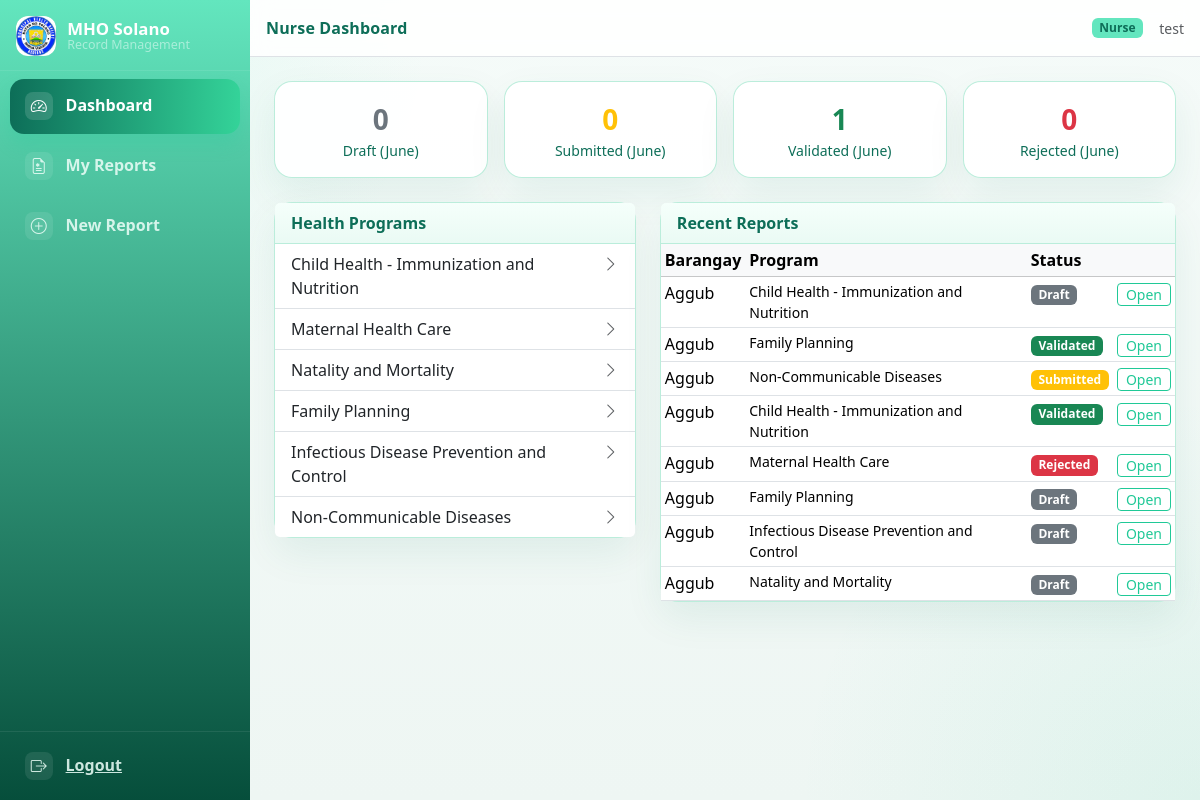
Screenshot of /MHO-System/nurse/dashboard.php (signed in) with the database file from the repository.
### tables this page shows
CREATE TABLE `health_program`  (
  `id` int UNSIGNED NOT NULL AUTO_INCREMENT,
  `code` varchar(20) NOT NULL,
  `name` varchar(150) NOT NULL,
  PRIMARY KEY (`id`) USING BTREE,
  UNIQUE INDEX `uq_program_code`(`code` ASC) USING BTREE
);

CREATE TABLE `report_submission`  (
  `id` int UNSIGNED NOT NULL AUTO_INCREMENT,
  `barangay_id` int UNSIGNED NOT NULL,
  `period_id` int UNSIGNED NOT NULL,
  `program_id` int UNSIGNED NOT NULL,
  `report_code` varchar(40) NULL DEFAULT NULL COMMENT 'Format: BRGY-PROGRAM-YYYYMM (e.g. AGG-FP-202612)',
  `status` enum('draft','submitted','validated','rejected') NOT NULL DEFAULT 'draft',
  `submitted_by` int UNSIGNED NULL DEFAULT NULL COMMENT 'FK → users.id (nurse/midwife who submitted)',
  `submitted_at` datetime NULL DEFAULT NULL,
  `validated_by` int UNSIGNED NULL DEFAULT NULL COMMENT 'FK → users.id (admin/doctor who validated)',
  `validated_at` datetime NULL DEFAULT NULL,
  `remarks` text NULL,
  `created_at` datetime NOT NULL DEFAULT current_timestamp,
  `updated_at` datetime NOT NULL DEFAULT current_timestamp ON UPDATE CURRENT_TIMESTAMP,
  PRIMARY KEY (`id`) USING BTREE,
  UNIQUE INDEX `uq_submission`(`barangay_id` ASC, `period_id` ASC, `program_id` ASC) USING BTREE,
  INDEX `fk_sub_period`(`period_id` ASC) USING BTREE,
  INDEX `fk_sub_program`(`program_id` ASC) USING BTREE,
  INDEX `fk_sub_submitted`(`submitted_by` ASC) USING BTREE,
  INDEX `fk_sub_validated`(`validated_by` ASC) USING BTREE,
  UNIQUE INDEX `idx_report_submission_code`(`report_code` ASC) USING BTREE,
  CONSTRAINT `fk_sub_brgy` FOREIGN KEY (`barangay_id`) REFERENCES `barangay` (`id`) ON DELETE RESTRICT ON UPDATE RESTRICT,
  CONSTRAINT `fk_sub_period` FOREIGN KEY (`period_id`) REFERENCES `report_period` (`id`) ON DELETE RESTRICT ON UPDATE RESTRICT,
  CONSTRAINT `fk_sub_program` FOREIGN KEY (`program_id`) REFERENCES `health_program` (`id`) ON DELETE RESTRICT ON UPDATE RESTRICT,
  CONSTRAINT `fk_sub_submitted` FOREIGN KEY (`submitted_by`) REFERENCES `users` (`id`) ON DELETE SET NULL ON UPDATE RESTRICT,
  CONSTRAINT `fk_sub_validated` FOREIGN KEY (`validated_by`) REFERENCES `users` (`id`) ON DELETE SET NULL ON UPDATE RESTRICT
);

CREATE TABLE `barangay`  (
  `id` int UNSIGNED NOT NULL AUTO_INCREMENT,
  `name` varchar(100) NOT NULL,
  `code` varchar(10) NULL DEFAULT NULL COMMENT 'Short code used in report references (e.g. AGG)',
  `municipality` varchar(100) NOT NULL DEFAULT 'Cauayan',
  `province` varchar(100) NOT NULL DEFAULT 'Isabela',
  `is_active` tinyint(1) NOT NULL DEFAULT 1,
  PRIMARY KEY (`id`) USING BTREE,
  UNIQUE INDEX `uq_barangay_name`(`name` ASC) USING BTREE
);

### MHO-System/includes/auth.php (called while the page is built, shortened)
<?php
function isLoggedIn(): bool
{
    return !empty($_SESSION['user_id']);
}
function getAssignedBarangayIds(): array
{
    return $_SESSION['assigned_barangay_ids'] ?? [];
}

### MHO-System/nurse/dashboard.php (the view, shortened to what this page needs)
<?php
$db = getDB();
$pageTitle = 'Nurse Dashboard';
$barangayIds = getAssignedBarangayIds();
$placeholders = implode(',', array_fill(0, max(1, count($barangayIds)), '?'));
$year = (int) date('Y');
$month = (int) date('n');
$programs = $db->query('SELECT id, code, name FROM health_program ORDER BY id')->fetchAll();
$statusCounts = ['draft' => 0, 'submitted' => 0, 'validated' => 0, 'rejected' => 0];
if (!empty($barangayIds)) {
    $stmt = $db->prepare(
        "SELECT rs.status, COUNT(*) AS cnt
         FROM report_submission rs
         JOIN report_period rp ON rp.id = rs.period_id
         WHERE rs.barangay_id IN ($placeholders) AND rp.year = ? AND rp.month = ?
         GROUP BY rs.status"
    );
    $stmt->execute(array_merge($barangayIds, [$year, $month]));
    foreach ($stmt->fetchAll() as $row) {
        $statusCounts[$row['status']] = (int) $row['cnt'];
    }
}
$recent = [];
if (!empty($barangayIds)) {
    $stmt = $db->prepare(
        "SELECT rs.id, b.name AS barangay, hp.name AS program, rs.status, rs.updated_at
         FROM report_submission rs
         JOIN barangay b ON b.id = rs.barangay_id
         JOIN health_program hp ON hp.id = rs.program_id
         WHERE rs.barangay_id IN ($placeholders)
         ORDER BY rs.updated_at DESC LIMIT 8"
    );
    $stmt->execute($barangayIds);
    $recent = $stmt->fetchAll();
}
require_once __DIR__ . '/../includes/header.php';
?>
<?php if (empty($barangayIds)): ?>
<div class="alert alert-warning">
    <i class="bi bi-exclamation-triangle me-1"></i>
    No barangays assigned to your account. Contact the administrator.
</div>
<?php else: ?>
<div class="row g-3 mb-4">
    <?php
    $cards = [
        ['label' => 'Draft', 'count' => $statusCounts['draft'], 'color' => 'secondary'],
        ['label' => 'Submitted', 'count' => $statusCounts['submitted'], 'color' => 'warning'],
        ['label' => 'Validated', 'count' => $statusCounts['validated'], 'color' => 'success'],
        ['label' => 'Rejected', 'count' => $statusCounts['rejected'], 'color' => 'danger'],
    ];
    foreach ($cards as $c): ?>
    <div class="col-6 col-md-3">
        <div class="card stat-card shadow-sm text-center">
            <div class="card-body py-3">
                <div class="fs-3 fw-bold text-<?= $c['color'] ?>"><?= $c['count'] ?></div>
                <div class="small text-muted"><?= $c['label'] ?> (<?= monthName($month) ?>)</div>
            </div>
        </div>
    </div>
    <?php endforeach; ?>
</div>
<div class="row g-4">
    <div class="col-md-5">
        <div class="card shadow-sm">
            <div class="card-header bg-white fw-semibold">Health Programs</div>
            <div class="list-group list-group-flush">
                <?php foreach ($programs as $p): ?>
                <a href="<?= e(roleUrl('nurse', 'new-report.php?program=' . $p['id'])) ?>"
                   class="list-group-item list-group-item-action d-flex justify-content-between">
                    <span><?= e($p['name']) ?></span>
                    <i class="bi bi-chevron-right text-muted"></i>
                </a>
                <?php endforeach; ?>
            </div>
        </div>
    </div>
    <div class="col-md-7">
        <div class="card shadow-sm">
            <div class="card-header bg-white fw-semibold">Recent Reports</div>
            <div class="table-responsive">
                <table class="table table-hover table-sm mb-0">
                    <thead class="table-light"><tr><th>Barangay</th><th>Program</th><th>Status</th><th></th></tr></thead>
                    <tbody>
                        <?php if (empty($recent)): ?>
                        <tr><td colspan="4" class="text-center text-muted py-3">No reports yet.</td></tr>
                        <?php else: foreach ($recent as $r): ?>
                        <tr>
                            <td><?= e($r['barangay']) ?></td>
                            <td class="small"><?= e($r['program']) ?></td>
                            <td><?= statusBadge($r['status']) ?></td>
                            <td>
                                <a href="<?= e(roleUrl('nurse', 'encode-report.php?id=' . $r['id'])) ?>"
                                   class="btn btn-sm btn-outline-primary py-0">Open</a>
                            </td>
                        </tr>
                        <?php endforeach; endif; ?>
                    </tbody>
                </table>
            </div>
        </div>
    </div>
</div>
<?php endif; ?>
<?php require_once __DIR__ . '/../includes/footer.php'; ?>

### MHO-System/includes/header.php (shortened to what this page needs)
<?php
$pageTitle = $pageTitle ?? APP_NAME;
$role = $_SESSION['role'] ?? '';
$navItems = [];
$navSections = [];
switch ($role) {
    case 'nurse':
        $navItems = [
            ['label' => 'Dashboard', 'url' => roleUrl('nurse', 'dashboard.php'), 'icon' => 'bi-speedometer2'],
            ['label' => 'My Reports', 'url' => roleUrl('nurse', 'submissions.php'), 'icon' => 'bi-file-earmark-medical'],
            ['label' => 'New Report', 'url' => roleUrl('nurse', 'new-report.php'), 'icon' => 'bi-plus-circle'],
        ];
        break;
}
$currentPage = basename($_SERVER['SCRIPT_NAME'] ?? '');
?>
<!DOCTYPE html>
<html lang="en">
<head>
    <link href="https://cdn.jsdelivr.net/npm/bootstrap@5.3.3/dist/css/bootstrap.min.css" rel="stylesheet">
    <link href="https://cdn.jsdelivr.net/npm/bootstrap-icons@1.11.3/font/bootstrap-icons.min.css" rel="stylesheet">
    <link href="<?= e(assetUrl('css/base.css')) ?>" rel="stylesheet">
    <?php
    $roleStylesheets = ['superadmin', 'admin', 'doctor', 'nurse'];
    if (in_array($role, $roleStylesheets, true)):
    ?>
    <link href="<?= e(assetUrl('css/' . $role . '.css')) ?>" rel="stylesheet">
    <?php endif; ?>
</head>
<body class="role-<?= e($role ?: 'guest') ?>">
<?php if (isLoggedIn()): ?>
<div class="d-flex" id="wrapper">
    <nav id="sidebar" class="sidebar">
        <div class="sidebar-header">
            <div class="sidebar-brand">
                <div class="sidebar-brand-mark">
                    <img src="<?= e(baseUrl('Photo/RHULOGO.jpg')) ?>" alt="MHO logo">
                </div>
                <div class="sidebar-brand-copy">
                    <div class="sidebar-brand-name">MHO Solano</div>
                    <div class="sidebar-brand-subtitle">Record Management</div>
                </div>
            </div>
        </div>
        <div class="sidebar-scroll">
            <?php $sections = $role === 'superadmin' ? $navSections : [['title' => null, 'items' => $navItems]]; ?>
            <?php foreach ($sections as $section): ?>
                <ul class="nav flex-column sidebar-nav">
                    <?php foreach ($section['items'] as $item): ?>
                    <li class="nav-item">
                        <a class="nav-link sidebar-link <?= $currentPage === basename($item['url']) ? 'active' : '' ?>"
                           href="<?= e($item['url']) ?>">
                            <span class="sidebar-item-icon"><i class="bi <?= e($item['icon']) ?>"></i></span>
                            <span class="sidebar-link-text"><?= e($item['label']) ?></span>
                        </a>
                    </li>
                    <?php endforeach; ?>
                </ul>
            <?php endforeach; ?>
        </div>
        <div class="sidebar-footer">
            <a href="<?= e(baseUrl('logout.php')) ?>" class="sidebar-link logout-link">
                <span class="sidebar-item-icon"><i class="bi bi-box-arrow-right"></i></span>
                <span class="sidebar-link-text">Logout</span>
            </a>
        </div>
    </nav>
    <div id="page-content" class="flex-grow-1">
        <nav class="navbar navbar-expand navbar-light bg-white border-bottom px-3">
            <span class="navbar-text fw-semibold d-none d-md-inline"><?= e($pageTitle) ?></span>
            <div class="ms-auto d-flex align-items-center gap-3">
                <span class="badge bg-primary text-capitalize"><?= e($role) ?></span>
                <span class="text-muted small d-none d-sm-inline"><?= e($_SESSION['full_name'] ?? '') ?></span>
            </div>
        </nav>
        <main class="container-fluid p-4">
<?php else: ?>
<main>
<?php endif; ?>

### MHO-System/includes/functions.php (shortened to what this page needs)
<?php
function e(?string $value): string
{
    return htmlspecialchars((string) $value, ENT_QUOTES, 'UTF-8');
}
function baseUrl(string $path = ''): string
{
    $base = defined('APP_BASE') ? APP_BASE : '';
    return $base . ($path ? '/' . ltrim($path, '/') : '');
}
function assetUrl(string $path): string
{
    return baseUrl('assets/' . ltrim($path, '/'));
}
function roleUrl(string $role, string $page = 'dashboard.php'): string
{
    return baseUrl($role . '/' . $page);
}
function statusBadge(string $status): string
{
    $map = [
        'draft'     => 'secondary',
        'submitted' => 'warning',
        'validated' => 'success',
        'rejected'  => 'danger',
    ];
    $class = $map[$status] ?? 'secondary';
    return '<span class="badge bg-' . $class . '">' . e(ucfirst($status)) . '</span>';
}
function monthName(int $month): string
{
    $months = [
        1 => 'January', 2 => 'February', 3 => 'March', 4 => 'April',
        5 => 'May', 6 => 'June', 7 => 'July', 8 => 'August',
        9 => 'September', 10 => 'October', 11 => 'November', 12 => 'December',
    ];
    return $months[$month] ?? (string) $month;
}

### MHO-System/includes/footer.php (shortened to what this page needs)
<?php if (isLoggedIn()): ?>
        </main>
    </div>
</div>
<?php else: ?>
</main>
<?php endif; ?>
</body>
</html>

### MHO-System/assets/css/base.css (style rules this page uses)
:root { --mho-primary: #0d6efd; --sidebar-width: 250px; }
body { background-color: #f4f6f9; font-family: 'Segoe UI', system-ui, sans-serif; --role-accent: #1d9e75; --role-accent-dark: #085041; --role-accent-light: #5dcaa5; --role-accent-soft: #e8f5f1; --role-accent-border: rgba(194, 232, 216, 0.9); --role-text-color: inherit; --role-sidebar-start: #4be7a0; --role-sidebar-end: #012b1a; --role-sidebar-link: rgba(232, 248, 242, 0.84); --role-sidebar-hover-start: #023928; --role-sidebar-hover-end: #2fbf8a; --role-sidebar-section: rgba(232, 248, 242, 0.42); --role-sidebar-subtitle: rgba(232, 248, 242, 0.52); --role-brand-mark: linear-gradient(135deg, #29bf8c, #1d9e75); --role-navbar-bg: #fff; --role-card-border: var(--role-accent-border); --role-card-header-bg: linear-gradient(180deg, #f7fffc 0%, #eefaf5 100%); --role-heading-font: inherit; }
#sidebar { background: linear-gradient(180deg, var(--role-sidebar-start) 0%, var(--role-sidebar-end) 100%) !important; color: #f8fbff; width: 250px; }
.sidebar-header { border-bottom: 1px solid rgba(255, 255, 255, 0.08); padding: 1rem 1rem 0.85rem; }
.sidebar-link { color: var(--role-sidebar-link) !important; border-radius: 14px; margin: 0.15rem 0.65rem; padding: 0.85rem 0.9rem !important; display: flex; align-items: center; gap: 0.8rem; font-weight: 600; }
.sidebar-link:hover, .sidebar-link.active { background: linear-gradient(90deg, var(--role-sidebar-hover-start) 0%, var(--role-sidebar-hover-end) 100%); color: #fff !important; box-shadow: 0 10px 18px color-mix(in srgb, var(--role-accent) 22%, transparent); }
.sidebar-link.active { border-left: none; }
.sidebar-link .sidebar-link-text { line-height: 1.1; }
.sidebar-item-icon { width: 28px; height: 28px; border-radius: 8px; background: rgba(255, 255, 255, 0.09); display: inline-flex; align-items: center; justify-content: center; flex-shrink: 0; }
.sidebar-link.active .sidebar-item-icon, .sidebar-link:hover .sidebar-item-icon { background: rgba(255, 255, 255, 0.14); }
.sidebar-scroll { flex: 1; overflow-y: auto; padding: 0.35rem 0 0.75rem; }
.sidebar-footer { border-top: 1px solid rgba(255, 255, 255, 0.08); padding: 0.25rem 0; flex-shrink: 0; }
.sidebar-brand { display: flex; align-items: center; gap: 0.7rem; }
.sidebar-brand-mark { width: 40px; height: 40px; border-radius: 12px; overflow: hidden; background: var(--role-brand-mark); display: grid; place-items: center; flex-shrink: 0; }
.sidebar-brand-mark img { width: 100%; height: 100%; object-fit: cover; display: block; }
.sidebar-brand-name { font-size: 1.05rem; font-weight: 800; color: #ffffff; line-height: 1.05; }
.sidebar-brand-subtitle { font-size: 0.78rem; color: var(--role-sidebar-subtitle); line-height: 1.1; }
#wrapper { min-height: 100vh; }
.sidebar { width: var(--sidebar-width); position: fixed; left: 0; top: 0; height: 100vh; flex-shrink: 0; display: flex; flex-direction: column; z-index: 1030; transition: left 0.3s; }
#page-content { margin-left: var(--sidebar-width); min-width: 0; }
.stat-card { border: none; border-radius: 10px; transition: transform 0.15s; }

### rows the page displays
health_program: name "Child Health - Immunization and Nutrition"
health_program: name "Maternal Health Care"
health_program: name "Natality and Mortality"
health_program: name "Family Planning"
health_program: name "Infectious Disease Prevention and Control"
health_program: name "Non-Communicable Diseases"
report_submission: barangay.name "Aggub", program.name "Child Health - Immunization and Nutrition", status "Draft"
report_submission: barangay.name "Aggub", program.name "Family Planning", status "Validated"
report_submission: barangay.name "Aggub", program.name "Non-Communicable Diseases", status "Submitted"
report_submission: barangay.name "Aggub", program.name "Child Health - Immunization and Nutrition", status "Validated"
report_submission: barangay.name "Aggub", program.name "Maternal Health Care", status "Rejected"
report_submission: barangay.name "Aggub", program.name "Family Planning", status "Draft"
report_submission: barangay.name "Aggub", program.name "Infectious Disease Prevention and Control", status "Draft"
report_submission: barangay.name "Aggub", program.name "Natality and Mortality", status "Draft"

### other values shown
$item['label'] "Dashboard"
$item['label'] "My Reports"
$item['label'] "New Report"
$pageTitle "Nurse Dashboard"
$role "Nurse"
$_SESSION['full_name'] "test"
$c['count'] "0"
$c['label'] "Draft"
$c['label'] "Submitted"
$c['count'] "1"
$c['label'] "Validated"
$c['label'] "Rejected"
